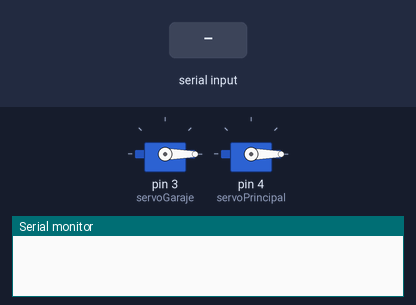
This sketch was run on a simulated Arduino Uno, built with avr-gcc and run on an emulated ATmega328P. Parts: 2 × servo, the last lines printed to the serial monitor. The test bench sets the inputs (shaded band).

Above: at 1.4 s.
1.5 s: "30,150\n" received over the second serial link
At 2.7 s:
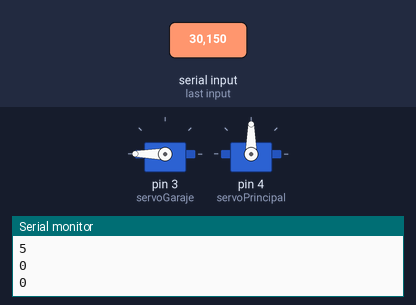
3.5 s: "90,45\n" received over the second serial link
At 3.8 s:
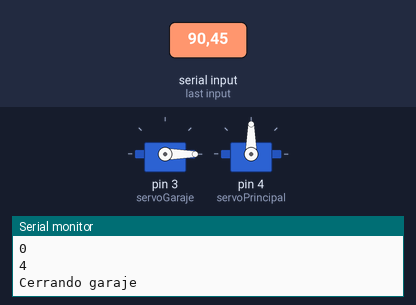
5.0 s: "3\n" received over the second serial link
At 6.2 s:
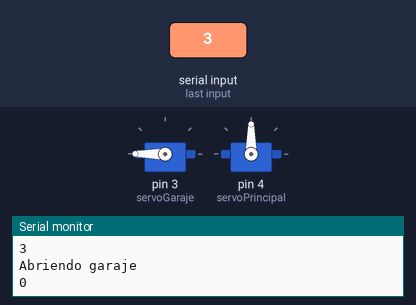
6.5 s: "4\n" received over the second serial link
At 7.3 s:
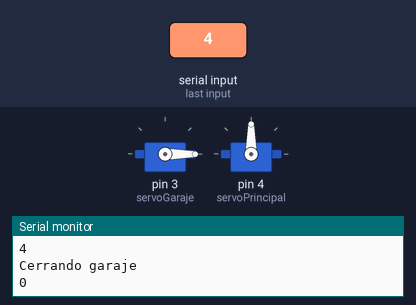
Timing chart, 0 to 9.0 s (numbered marks = the images above; inputs shaded):
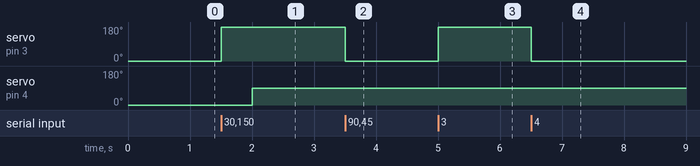

Measured:
- after the input at 1.5 s, servo on pin 3 (servoGaraje): 0° → 180° at once; servo on pin 4 (servoPrincipal): 0° → 90° after 0.50 s
- after the input at 3.5 s, servo on pin 3 (servoGaraje): 180° → 0° at once
- after the input at 5.0 s, servo on pin 3 (servoGaraje): 0° → 180° at once
- after the input at 6.5 s, servo on pin 3 (servoGaraje): 180° → 0° at once

The sketch:

CodigoArduinoPuerta.ino
```cpp
#include <SoftwareSerial.h>
#include <Servo.h>

#define rxPin 0
#define txPin 1

Servo servoGaraje;
Servo servoPrincipal;

int contador1 = 0;
int contador2 = 0;
int aux = 0;
int aux1 = 0;

int contador3 = 0;
int contador4 = 0;
int aux2 = 0;
int aux3 = 0;

SoftwareSerial mySerial =  SoftwareSerial(rxPin, txPin);

void setup()  {
  Serial.begin(9600);
  pinMode(rxPin, INPUT);
  pinMode(txPin, OUTPUT);
  mySerial.begin(9600);
  servoGaraje.attach(3);
  servoGaraje.write(0);
  delay(100);
  servoPrincipal.attach(4);
  servoPrincipal.write(0);
  delay(100);
}

void loop() {
  if (mySerial.available() > 0) {
    char c = mySerial.read();
    int mensaje = String(c).toInt();
    Serial.println(mensaje);
    accion(mensaje);
  }
}


void accion(int mensaje) {
  if (mensaje != 0) {
    if (aux != mensaje && aux1 != mensaje) {
      if (mensaje == 1) {
        contador1++;
        if (contador1 > 0) {
          aux = mensaje;
        }
        Serial.println("Abriendo puerta principal ");
        servoPrincipal.write(90);
        delay(500);
        aux1 = 0;
      } else if (mensaje == 2) {
        contador2++;
        if (contador2 > 0) {
          aux1 = mensaje;
        }
        Serial.println("Cerrando puerta principal");
        servoPrincipal.write(0);
        delay(500);
        aux = 0;
      }
    }
    if (aux2 != mensaje && aux3 != mensaje) {
      if (mensaje == 3) {
        contador3++;
        if (contador3 > 0) {
          aux2 = mensaje;
        }
        Serial.println("Abriendo garaje");
        servoGaraje.write(180);
        delay(500);
        aux3 = 0;
      } else if (mensaje == 4) {
        contador4++;
        if (contador4 > 0) {
          aux3 = mensaje;
        }
        Serial.println("Cerrando garaje");
        servoGaraje.write(0);
        delay(500);
        aux2 = 0;
      }
    }
  }
}
```
